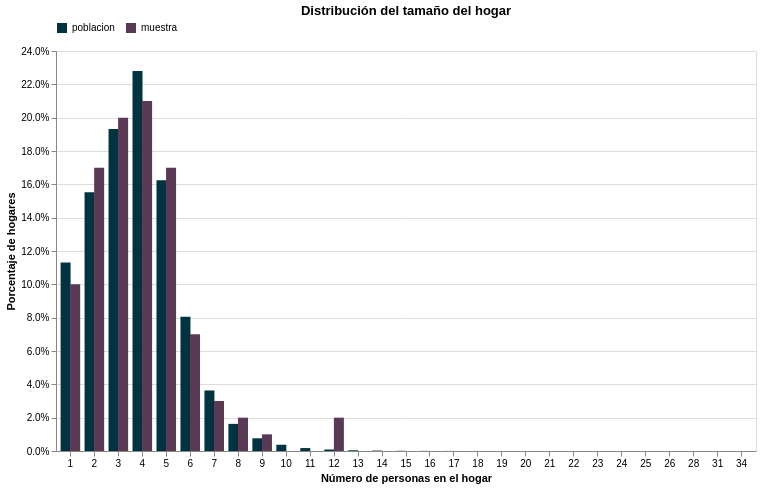

Notebook cell for this chart:
### Code cell
# Función que toma una selección aleatoria según tamaño
sizepop = len(personasporhogar)
def comparacion_muestrales(tamano_muestra=100):

    if tamano_muestra > sizepop:
        print(f"El tamaño de la muestra ({tamano_muestra}) es mayor que la población ({sizepop})")
        return

    muestra = personasporhogar.sample(
        n=min(tamano_muestra, sizepop),   # ← protección extra
        random_state=123
    )

    # Obtenemos la probabilidad por tamaño de hogar
    freq_muestra = (
        muestra['numpersonas']
        .value_counts(normalize=True)
        .sort_index()
        .reset_index()
    )

    # Unir distribuciones muestra - población
    freq = freq_df.rename(columns={'proportion': 'poblacion'}).merge(
        freq_muestra.rename(columns={'proportion': 'muestra'}), 
        on='numpersonas', how='left'
    )

    # Cambiamos la estructura de la tabla
    freq_resize = freq.melt(
        id_vars='numpersonas',
        var_name='grupo',
        value_name='porcentaje'
    )

    grafico = alt.Chart(freq_resize).mark_bar(
        size=10 # más ancho (porque hay xOffset)
    ).encode(
        x=alt.X(
            'numpersonas:O',
            title='Número de personas en el hogar',
            axis=alt.Axis(labelAngle=0)
        ),
        y=alt.Y(
            'porcentaje:Q',
            title='Porcentaje de hogares',
            axis=alt.Axis(format='.1%')
        ),
        color=alt.Color(
            'grupo:N',
            sort=['poblacion','muestra'],
            title='',
            legend=alt.Legend(orient='top'),   # mueve la leyenda arriba
            scale=alt.Scale(
                domain=['poblacion','muestra'],
                range=['#013440', '#593954']
            )
        ),
        xOffset=alt.XOffset(
            'grupo:N',
            sort=['poblacion','muestra']   # importante también aquí
        ),
        tooltip=[
            alt.Tooltip('numpersonas:O', title='Personas'),
            alt.Tooltip('grupo:N', title='Grupo'),
            alt.Tooltip('porcentaje:Q', title='Porcentaje',format='.2%')
        ]
    ).properties(
        title="Distribución del tamaño del hogar",
        width=700,
        height=400
    )

    return grafico

comparacion_muestrales(tamano_muestra=100)

### Figure 1 — Vega-Lite specification as saved in the notebook (floating-point values rounded to 4 significant figures)
{"config": {"view": {"continuousWidth": 300, "continuousHeight": 300}}, "data": {"name": "data-2ec20790a227b77e5141032d598bd9fe"}, "mark": {"type": "bar", "size": 10}, "encoding": {"color": {"field": "grupo", "legend": {"orient": "top"}, "scale": {"domain": ["poblacion", "muestra"], "range": ["#013440", "#593954"]}, "sort": ["poblacion", "muestra"], "title": "", "type": "nominal"}, "tooltip": [{"field": "numpersonas", "title": "Personas", "type": "ordinal"}, {"field": "grupo", "title": "Grupo", "type": "nominal"}, {"field": "porcentaje", "format": ".2%", "title": "Porcentaje", "type": "quantitative"}], "x": {"axis": {"labelAngle": 0}, "field": "numpersonas", "title": "Número de personas en el hogar", "type": "ordinal"}, "xOffset": {"field": "grupo", "sort": ["poblacion", "muestra"], "type": "nominal"}, "y": {"axis": {"format": ".1%"}, "field": "porcentaje", "title": "Porcentaje de hogares", "type": "quantitative"}}, "height": 400, "title": "Distribución del tamaño del hogar", "width": 700, "$schema": "https://vega.github.io/schema/vega-lite/v6.1.0.json", "datasets": {"data-2ec20790a227b77e5141032d598bd9fe": [{"numpersonas": 1, "grupo": "poblacion", "porcentaje": 0.113}, {"numpersonas": 2, "grupo": "poblacion", "porcentaje": 0.1552}, {"numpersonas": 3, "grupo": "poblacion", "porcentaje": 0.1931}, {"numpersonas": 4, "grupo": "poblacion", "porcentaje": 0.228}, {"numpersonas": 5, "grupo": "poblacion", "porcentaje": 0.1625}, {"numpersonas": 6, "grupo": "poblacion", "porcentaje": 0.08058}, {"numpersonas": 7, "grupo": "poblacion", "porcentaje": 0.03632}, {"numpersonas": 8, "grupo": "poblacion", "porcentaje": 0.01628}, {"numpersonas": 9, "grupo": "poblacion", "porcentaje": 0.007622}, {"numpersonas": 10, "grupo": "poblacion", "porcentaje": 0.003739}, {"numpersonas": 11, "grupo": "poblacion", "porcentaje": 0.001752}, {"numpersonas": 12, "grupo": "poblacion", "porcentaje": 0.0008917}, {"numpersonas": 13, "grupo": "poblacion", "porcentaje": 0.0004359}, {"numpersonas": 14, "grupo": "poblacion", "porcentaje": 0.0002413}, {"numpersonas": 15, "grupo": "poblacion", "porcentaje": 0.0001209}, {"numpersonas": 16, "grupo": "poblacion", "porcentaje": 6.978e-05}, {"numpersonas": 17, "grupo": "poblacion", "porcentaje": 3.921e-05}, {"numpersonas": 18, "grupo": "poblacion", "porcentaje": 2.338e-05}, {"numpersonas": 19, "grupo": "poblacion", "porcentaje": 1.223e-05}, {"numpersonas": 20, "grupo": "poblacion", "porcentaje": 1.007e-05}, {"numpersonas": 21, "grupo": "poblacion", "porcentaje": 3.956e-06}, {"numpersonas": 22, "grupo": "poblacion", "porcentaje": 3.956e-06}, {"numpersonas": 23, "grupo": "poblacion", "porcentaje": 1.798e-06}, {"numpersonas": 24, "grupo": "poblacion", "porcentaje": 1.439e-06}, {"numpersonas": 25, "grupo": "poblacion", "porcentaje": 3.597e-07}, {"numpersonas": 26, "grupo": "poblacion", "porcentaje": 3.597e-07}, {"numpersonas": 28, "grupo": "poblacion", "porcentaje": 3.597e-07}, {"numpersonas": 31, "grupo": "poblacion", "porcentaje": 3.597e-07}, {"numpersonas": 34, "grupo": "poblacion", "porcentaje": 3.597e-07}, {"numpersonas": 1, "grupo": "muestra", "porcentaje": 0.1}, {"numpersonas": 2, "grupo": "muestra", "porcentaje": 0.17}, {"numpersonas": 3, "grupo": "muestra", "porcentaje": 0.2}, {"numpersonas": 4, "grupo": "muestra", "porcentaje": 0.21}, {"numpersonas": 5, "grupo": "muestra", "porcentaje": 0.17}, {"numpersonas": 6, "grupo": "muestra", "porcentaje": 0.07}, {"numpersonas": 7, "grupo": "muestra", "porcentaje": 0.03}, {"numpersonas": 8, "grupo": "muestra", "porcentaje": 0.02}, {"numpersonas": 9, "grupo": "muestra", "porcentaje": 0.01}, {"numpersonas": 10, "grupo": "muestra", "porcentaje": null}, {"numpersonas": 11, "grupo": "muestra", "porcentaje": null}, {"numpersonas": 12, "grupo": "muestra", "porcentaje": 0.02}, {"numpersonas": 13, "grupo": "muestra", "porcentaje": null}, {"numpersonas": 14, "grupo": "muestra", "porcentaje": null}, {"numpersonas": 15, "grupo": "muestra", "porcentaje": null}, {"numpersonas": 16, "grupo": "muestra", "porcentaje": null}, {"numpersonas": 17, "grupo": "muestra", "porcentaje": null}, {"numpersonas": 18, "grupo": "muestra", "porcentaje": null}, {"numpersonas": 19, "grupo": "muestra", "porcentaje": null}, {"numpersonas": 20, "grupo": "muestra", "porcentaje": null}, {"numpersonas": 21, "grupo": "muestra", "porcentaje": null}, {"numpersonas": 22, "grupo": "muestra", "porcentaje": null}, {"numpersonas": 23, "grupo": "muestra", "porcentaje": null}, {"numpersonas": 24, "grupo": "muestra", "porcentaje": null}, {"numpersonas": 25, "grupo": "muestra", "porcentaje": null}, {"numpersonas": 26, "grupo": "muestra", "porcentaje": null}, {"numpersonas": 28, "grupo": "muestra", "porcentaje": null}, {"numpersonas": 31, "grupo": "muestra", "porcentaje": null}, {"numpersonas": 34, "grupo": "muestra", "porcentaje": null}]}}
